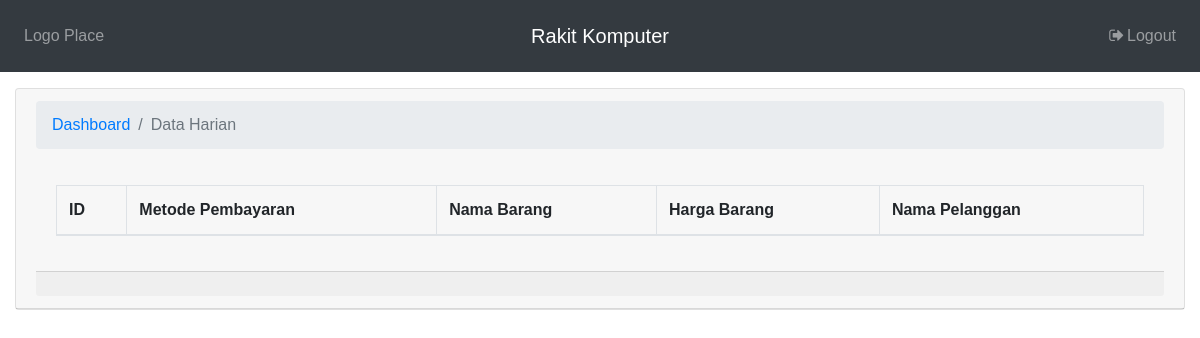
Before: /index.php/ManajerController/laporanKeuangan/2021-04-27 with the older database file.
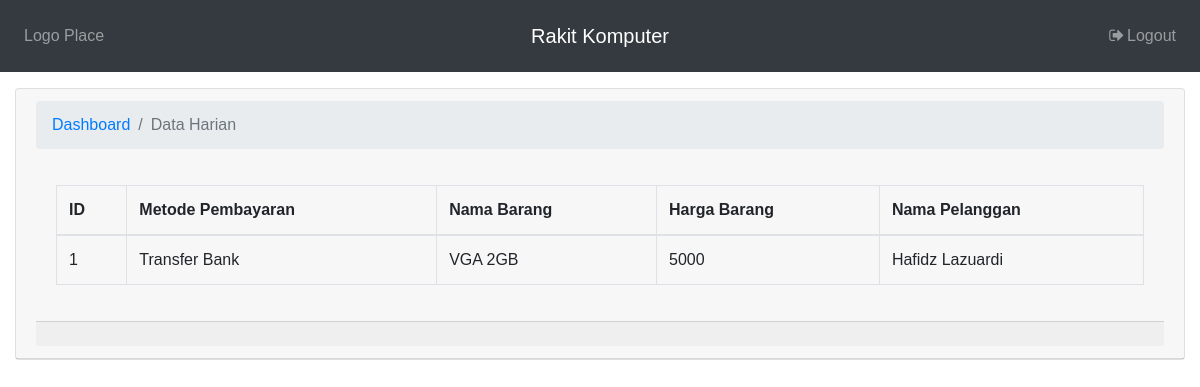
After: the same page with the newer database file.
### tables this page shows
CREATE TABLE `pesanan` (
  `id_pesanan` int(3) NOT NULL,
  `metode_pembayaran` varchar(70) NOT NULL,
  `total_harga` varchar(100) NOT NULL,
  `id_barang` int(3) NOT NULL,
  `id_pelanggan` int(3) NOT NULL,
  `status` varchar(100) NOT NULL,
  `tanggal` date NOT NULL
);

### application/controllers/ManajerController.php (called while the page is built, shortened)
<?php
class ManajerController extends CI_Controller {
	function __construct()
    {
		$this->load->model('pesanan_model','pesanan');
		$this->load->model("pelanggan_model","pelanggan");
		$this->load->model('laporan_model','laporan');
		$this->load->model('barang_model','barang');
        $this->load->helper('url');
    }
	public function laporanKeuangan($tanggal){
		if($tanggal != NULL){
			$dataPesanan = $this->pesanan->getDataSpecificTanggal($tanggal);
			$arrayData = array();
			foreach($dataPesanan as $dp){
				if($dp['status'] == "SUDAH BAYAR"){
					$namaPelanggan = $this->pelanggan->getNamaPelanggan($dp['id_pelanggan']);
					$namaBarang = $this->barang->getNamaBarang($dp['id_barang']);
					$data = array(
						"id" => $dp['id_pesanan'],
                        "Metode Pembayaran" => $dp['metode_pembayaran'],
                       	"Nama Barang" => $namaBarang,
                        "Harga Barang" => $dp['total_harga'],
                        "Nama Pelanggan" => $namaPelanggan
					);
					array_push($arrayData, $data);
				}else{
					continue;
				}
			}
			$data['data_pesanan'] = $arrayData;
			$this->load->view('manajer/laporanKeuangan.php',$data);
		}else{
			$this->session->set_flashdata('error_messages',' <div><label for="Alert" style="color:red">Data Tidak Lengkap</label></div>');
			redirect('halaman_manajer');
		}
	}
}

### index.php (called while the page is built, shortened)
<?php
require_once BASEPATH.'core/CodeIgniter.php';

### application/models/pesanan_model.php (called while the page is built, shortened)
<?php
class pesanan_model extends CI_Model{
    function getDataSpecificTanggal($tanggal){
        $this->db->where('tanggal',$tanggal);
        return $this->db->get('pesanan')->result_array();
    }
}
?>

### application/views/manajer/laporanKeuangan.php (the view, shortened to what this page needs)
<!DOCTYPE html>
<html>
<head>
	<link rel="stylesheet" type="text/css" href="style.css">
    <link rel="stylesheet" href="https://maxcdn.bootstrapcdn.com/bootstrap/4.0.0/css/bootstrap.min.css">
    <link rel="stylesheet" type="text/css" href="<?php echo $this->config->item('base_url');?>/assets/css/style.css">
    <link href="<?php echo $this->config->item('base_url'); ?>/assets/vendor/font-awesome/css/font-awesome.min.css" rel="stylesheet" type="text/css">
</head>
<body>
    <nav class="navbar navbar-expand-md navbar-dark bg-dark pt-3 pb-3">
        <div class="navbar-collapse collapse w-100 order-1 order-md-0 dual-collapse2">
            <ul class="navbar-nav mr-auto">
                <li class="nav-item">
                    <a class="nav-link" href="#">Logo Place </a>
                </li>
            </ul>
        </div>
        <div class="mx-auto order-0">
            <a class="navbar-brand mx-auto" href="<?= site_url('halaman_manajer') ?>">Rakit Komputer</a>
        </div>
        <div class="navbar-collapse collapse w-100 order-3 dual-collapse2">
            <ul class="navbar-nav ml-auto">
                <li class="nav-item">
                    <a class="nav-link" data-toggle="modal" data-target="#exampleModal">
                        <i class="fa fa-fw fa-sign-out"></i>Logout
                    </a>
                </li>
            </ul>
        </div>
    </nav>
    <div class="content-wrapper">
    <div class="container-fluid">
    <div class="row">
        <div class="col-12">
        <div class="card mt-3 mb-3">
        <div class="card-header">
            <ol class="breadcrumb">
                <li class="breadcrumb-item">
                    <a href="<?= site_url('halaman_manajer')?>">Dashboard</a>
                </li>
                <li class="breadcrumb-item active">Data Harian</li>
            </ol>
            <div class="card-body">
                <div class="table-responsive">
                    <table class="table table-bordered" id="dataTable" width="100%" cellspacing="0">
                        <thead>
                            <tr>
                                <th scope="col">ID</th>
                                <th scope="col">Metode Pembayaran</th>
                                <th scope="col">Nama Barang</th>
                                <th scope="col">Harga Barang</th>
                                <th scope="col">Nama Pelanggan</th>
                            </tr>
                        </thead>
                        <tbody id="target">
                            <tr>
                            <tr><?php foreach($data_pesanan as $dp) : ?>
                                <td scope="row"><?= $dp['id']?></td>
                                <td scope="row"><?= $dp['Metode Pembayaran']?></td>
                                <td scope="row"><?= $dp['Nama Barang']?></td>
                                <td scope="row"><?= $dp['Harga Barang']?></td>
                                <td scope="row"><?= $dp['Nama Pelanggan']?></td>
                                </tr><?php endforeach; ?>
                        </tbody>
                    </table>
                </div>
                </div>
                <div class="card-footer small text-muted"> <?php echo $this->session->flashdata('info'); ?></div>
            </div>
        </div>
        </div>
      </div>
    </div>
</body>
</html>

### assets/css/style.css (style rules this page uses)
body { font-family: "Poppins", sans-serif; overflow-x: hidden; }

Changed rows visible on the page:
added pesanan: id "1", metode_pembayaran "Transfer Bank", Nama "VGA 2GB", total_harga "5000", Nama "Hafidz Lazuardi"
